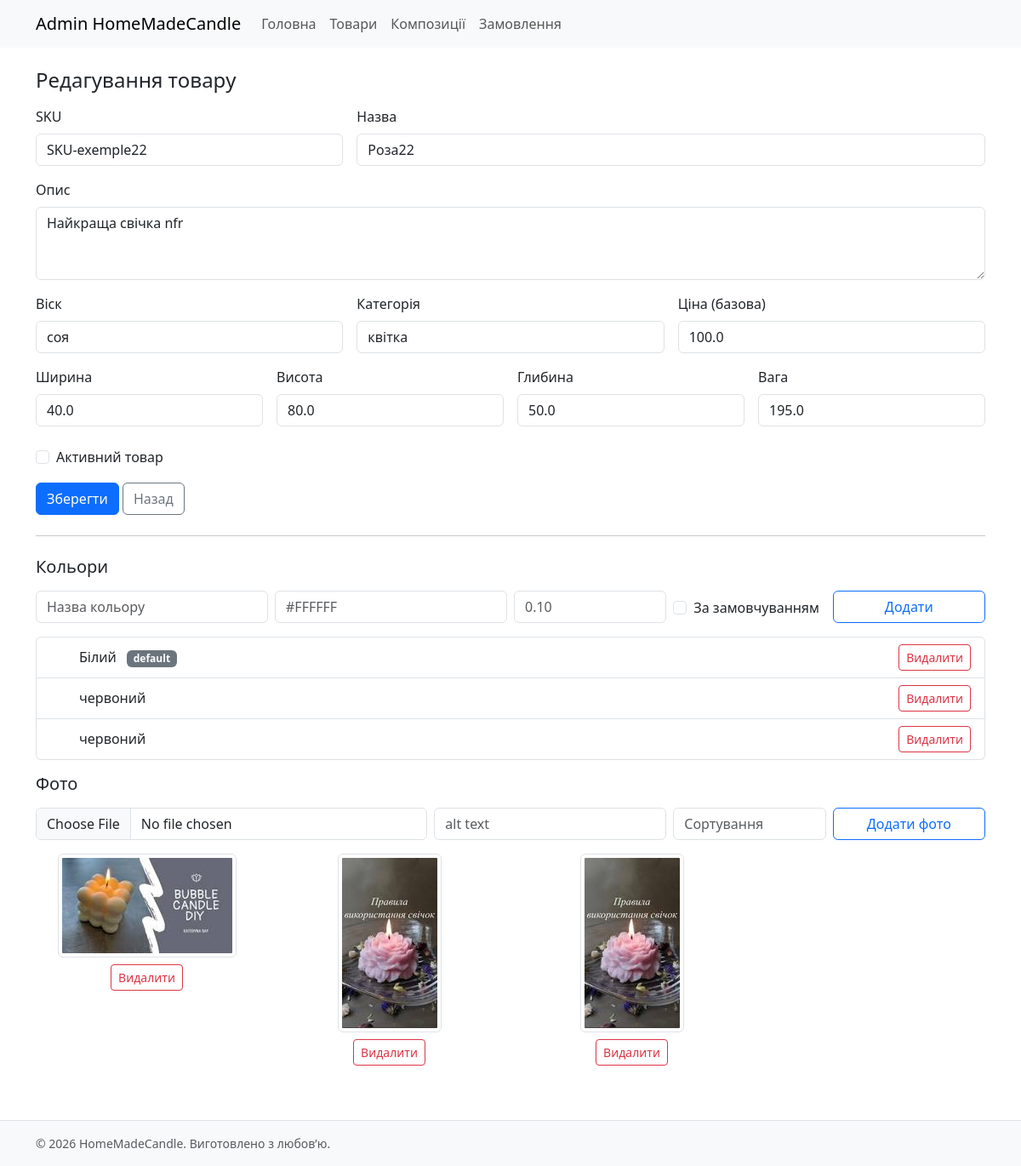
/admin/products/2/edit (signed in), run on the app's committed database.
### models.py (models this page shows, shortened)
class Product(db.Model):
    id = db.Column(db.Integer, primary_key=True)
    sku = db.Column(db.String(64), unique=True, nullable=False)
    name = db.Column(db.String(120), nullable=False)
    description = db.Column(db.Text)
    wax_type = db.Column(db.String(64))
    category = db.Column(db.String(64))
    width = db.Column(db.Float)
    height = db.Column(db.Float)
    depth = db.Column(db.Float)
    weight = db.Column(db.Float)
    price = db.Column(db.Float, default=0.0)
    is_active = db.Column(db.Boolean, default=True)
    colors = db.relationship("Color", backref="product", cascade="all, delete-orphan")
    images = db.relationship("ProductImage", backref="product",
                             order_by="ProductImage.sort_order",
                             cascade="all, delete-orphan")

class Color(db.Model):
    id = db.Column(db.Integer, primary_key=True)
    product_id = db.Column(db.Integer, db.ForeignKey("product.id"), nullable=False)
    color_name = db.Column(db.String(64), nullable=False)
    color_hex = db.Column(db.String(7), nullable=False)  # "#FFFFFF"
    is_default = db.Column(db.Boolean, default=False)
    price_modifier = db.Column(db.Float, default=0.0)     # 0.1 = +10% від базової ціни

class ProductImage(db.Model):
    id = db.Column(db.Integer, primary_key=True)
    product_id = db.Column(db.Integer, db.ForeignKey("product.id"), nullable=False)
    filename = db.Column(db.String(255), nullable=False)         # оригінал
    preview_filename = db.Column(db.String(255))                  # прев’ю 200x200
    alt_text = db.Column(db.String(120))
    sort_order = db.Column(db.Integer, default=0)

### blueprints/admin/routes.py (the view, shortened to what this page needs)
@bp.route("/products/<int:product_id>/edit", methods=["GET", "POST"])
@login_required
def product_edit(product_id):
    product = Product.query.get_or_404(product_id)
    colors = Color.query.filter_by(product_id=product.id).all()
    images = ProductImage.query.filter_by(product_id=product.id).order_by(ProductImage.sort_order).all()
    return render_template("admin/product_form.html", product=product, colors=colors, images=images)

### blueprints/admin/routes.py (called while the page is built)
@login_manager.user_loader
def load_user(user_id):
    return User.query.get(int(user_id))

### templates/admin/product_form.html (shortened to what this page needs)
{% extends "base.html" %}
{% block content %}
<div class="container">
  <h1 class="h4 mb-3">{{ 'Створення товару' if not product else 'Редагування товару' }}</h1>
  <form method="post" class="row g-3">
    <div class="col-12 col-md-4">
      <label class="form-label">SKU</label>
      <input name="sku" class="form-control" value="{{ product.sku if product else '' }}" required>
    </div>
    <div class="col-12 col-md-8">
      <label class="form-label">Назва</label>
      <input name="name" class="form-control" value="{{ product.name if product else '' }}" required>
    </div>
    <div class="col-12">
      <label class="form-label">Опис</label>
      <textarea name="description" class="form-control" rows="3">{{ product.description if product else '' }}</textarea>
    </div>
    <div class="col-12 col-md-4">
      <label class="form-label">Віск</label>
      <input name="wax_type" class="form-control" value="{{ product.wax_type if product else '' }}">
    </div>
    <div class="col-12 col-md-4">
      <label class="form-label">Категорія</label>
      <input name="category" class="form-control" value="{{ product.category if product else '' }}">
    </div>
    <div class="col-12 col-md-4">
      <label class="form-label">Ціна (базова)</label>
      <input name="price" type="number" step="0.01" class="form-control" value="{{ product.price if product else '0.00' }}">
    </div>
    <div class="col-12 col-md-3">
      <label class="form-label">Ширина</label>
      <input name="width" type="number" step="0.1" class="form-control" value="{{ product.width if product else '' }}">
    </div>
    <div class="col-12 col-md-3">
      <label class="form-label">Висота</label>
      <input name="height" type="number" step="0.1" class="form-control" value="{{ product.height if product else '' }}">
    </div>
    <div class="col-12 col-md-3">
      <label class="form-label">Глибина</label>
      <input name="depth" type="number" step="0.1" class="form-control" value="{{ product.depth if product else '' }}">
    </div>
    <div class="col-12 col-md-3">
      <label class="form-label">Вага</label>
      <input name="weight" type="number" step="0.1" class="form-control" value="{{ product.weight if product else '' }}">
    </div>
    <div class="col-12">
      <div class="form-check mt-2">
        <input class="form-check-input" type="checkbox" name="is_active" id="is_active"
               {% if product and product.is_active %}checked{% endif %}>
        <label class="form-check-label" for="is_active">Активний товар</label>
      </div>
    </div>
    <div class="col-12">
      <button class="btn btn-primary" type="submit">Зберегти</button>
      <a class="btn btn-outline-secondary" href="{{ url_for('admin.product_list') }}">Назад</a>
    </div>
  </form>
  {% if product %}
  <hr class="my-4">
  <h2 class="h5 mb-3">Кольори</h2>
  <form method="post" action="{{ url_for('admin.color_add', product_id=product.id) }}" class="row g-2">
    <div class="col-12 col-md-3">
      <input name="color_name" class="form-control" placeholder="Назва кольору" required>
    </div>
    <div class="col-12 col-md-3">
      <input name="color_hex" class="form-control" placeholder="#FFFFFF" required>
    </div>
    <div class="col-12 col-md-2">
      <input name="price_modifier" type="number" step="0.01" class="form-control" placeholder="0.10">
    </div>
    <div class="col-12 col-md-2">
      <div class="form-check mt-2">
        <input class="form-check-input" type="checkbox" name="is_default" id="is_default">
        <label class="form-check-label" for="is_default">За замовчуванням</label>
      </div>
    </div>
    <div class="col-12 col-md-2">
      <button class="btn btn-outline-primary w-100" type="submit">Додати</button>
    </div>
  </form>
  <ul class="list-group my-3">
    {% for c in colors %}
      <li class="list-group-item d-flex justify-content-between align-items-center">
        <div>
          <span class="badge me-2" style="background:{{ c.color_hex }};">&nbsp;&nbsp;</span>
          {{ c.color_name }}
          {% if c.is_default %}<span class="badge text-bg-secondary ms-2">default</span>{% endif %}
        </div>
        <form method="post" action="{{ url_for('admin.color_delete', color_id=c.id) }}">
          <button class="btn btn-outline-danger btn-sm" type="submit">Видалити</button>
        </form>
      </li>
    {% else %}
      <li class="list-group-item">Немає кольорів.</li>
    {% endfor %}
  </ul>
  <h2 class="h5 mb-3">Фото</h2>
  <form method="post" action="{{ url_for('admin.image_add', product_id=product.id) }}" enctype="multipart/form-data" class="row g-2">
    <div class="col-12 col-md-5">
      <input type="file" name="image" class="form-control" accept=".jpg,.jpeg,.png,.gif" required>
    </div>
    <div class="col-12 col-md-3">
      <input name="alt_text" class="form-control" placeholder="alt text">
    </div>
    <div class="col-12 col-md-2">
      <input name="sort_order" type="number" class="form-control" placeholder="Сортування">
    </div>
    <div class="col-12 col-md-2">
      <button class="btn btn-outline-primary w-100" type="submit">Додати фото</button>
    </div>
  </form>
  <div class="row mt-3">
    {% for img in images %}
      <div class="col-6 col-md-3 mb-3 text-center">
        <img src="{{ url_for('static', filename='img/uploads/' ~ (img.preview_filename or img.filename)) }}" class="img-fluid img-thumbnail" alt="{{ img.alt_text }}">
        <form method="post" action="{{ url_for('admin.image_delete', image_id=img.id) }}" class="mt-2">
          <button class="btn btn-outline-danger btn-sm">Видалити</button>
        </form>
      </div>
    {% else %}
      <p>Немає фото.</p>
    {% endfor %}
  </div>
  {% endif %}
</div>
{% endblock %}

### templates/base.html (shortened to what this page needs)
<!doctype html>
<html lang="uk">
<head>
  <link href="https://cdn.jsdelivr.net/npm/bootstrap@5.3.2/dist/css/bootstrap.min.css" rel="stylesheet">
  <link href="{{ url_for('static', filename='css/main.css') }}" rel="stylesheet">
</head>
<body>
  {% include 'partials/header.html' %}
  <main class="py-4">
    {% block content %}{% endblock %}
  </main>
  {% include 'partials/footer.html' %}
</body>
</html>

### templates/partials/header.html (shortened to what this page needs)
<nav class="navbar navbar-expand-md navbar-light bg-light">
  <div class="container">
    {% if request.blueprint == "public" %}
      <a class="navbar-brand" href="{{ url_for('public.index') }}">Shop HomeMadeCandle</a>
      <button class="navbar-toggler" type="button" data-bs-toggle="collapse" data-bs-target="#mainNav">
        <span class="navbar-toggler-icon"></span>
      </button>
      <div id="mainNavPublic" class="collapse navbar-collapse">
        <ul class="navbar-nav me-auto mb-2 mb-md-0">
          <li class="nav-item"><a class="nav-link" href="{{ url_for('public.index') }}">Головна</a></li>
          <li class="nav-item"><a class="nav-link" href="{{ url_for('public.catalog') }}">Каталог</a></li>
          <li class="nav-item"><a class="nav-link" href="{{ url_for('public.compositions') }}">Композиції</a></li>
          <li class="nav-item"><a class="nav-link" href="{{ url_for('public.faq') }}">FAQ</a></li>
          <li class="nav-item"><a class="nav-link" href="{{ url_for('shop.cart') }}">Кошик</a></li>
        </ul>
      </div>
    {% elif request.blueprint == "admin" %}
      <a class="navbar-brand" href="{{ url_for('public.index') }}">Admin HomeMadeCandle</a>
      <div id="mainNavAdmin" class="collapse navbar-collapse">
        <ul class="navbar-nav me-auto mb-2 mb-md-0">
          <li class="nav-item"><a class="nav-link" href="{{ url_for('admin.admin_index') }}">Головна</a></li>
          <li class="nav-item"><a class="nav-link" href="{{ url_for('admin.product_list') }}">Товари</a></li>
          <li class="nav-item"><a class="nav-link" href="{{ url_for('admin.composition_list') }}">Композиції</a></li>
          <li class="nav-item"><a class="nav-link" href="{{ url_for('admin.order_list') }}">Замовлення</a></li>
        </ul>
      </div>
    {% endif %}
  </div>
</nav>

### templates/partials/footer.html
<footer class="bg-light border-top py-3 mt-4">
  <div class="container text-muted small">
    © {{ 2026 }} HomeMadeCandle. Виготовлено з любов’ю.
  </div>
</footer>

### static/css/main.css (style rules this page uses)
body { font-family: system-ui, -apple-system, Segoe UI, Roboto, sans-serif; }

### data on the page
Product: sku "SKU-exemple22", name "Роза22", description "Найкраща свічка nfr", wax_type "соя", category "квітка", price "100.0", width "40.0", height "80.0", depth "50.0", weight "195.0"
Color: color_name "Білий", is_default "default"
Color: color_name "червоний"
Color: color_name "червоний"
ProductImage: preview_filename (picture)
ProductImage: preview_filename (picture)
ProductImage: preview_filename (picture)

### other printed values
{{ 'Створення товару' if not product else 'Редагування товару' }} "Редагування товару"
{{ 2026 }} "2026"
